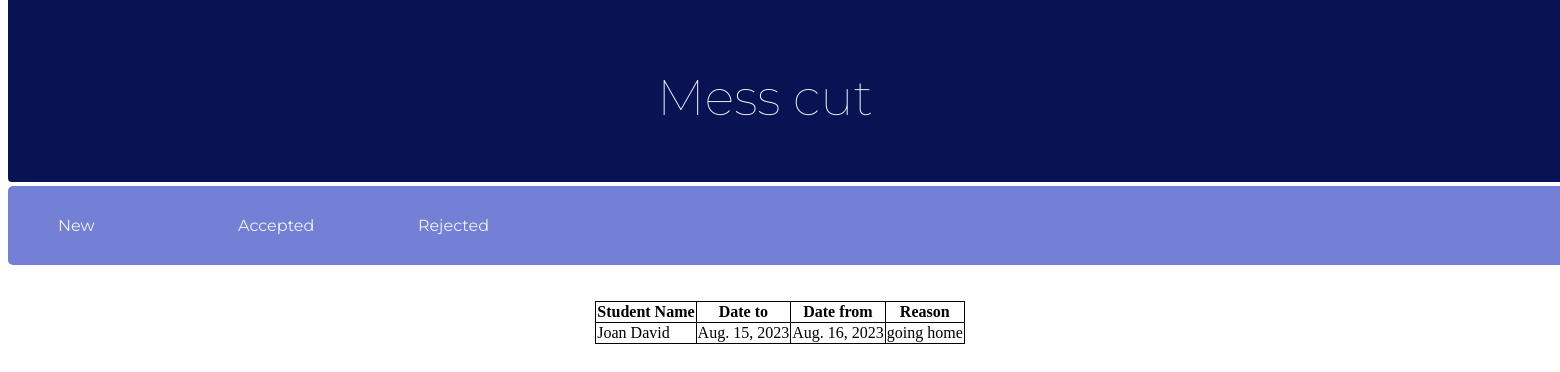
Screenshot of /vmess_cut/vnewmessreq/maccepted with the database file from the repository.
### app6/models.py (models this page shows)
class Messcut(models.Model):
    option=(
        ('1','accepted'),
        ('0','rejected'),
       )
    fname = models.CharField(max_length=25)
    lname = models.CharField(max_length=25)
    stud_id=models.CharField(max_length=10,null=False,blank=False)
    date_from=models.DateField(null=True)
    date_to=models.DateField(null=True)
    reason=models.CharField(max_length=200)
    status=models.CharField(max_length=10)
    warden_approve=models.CharField(max_length=3,choices=option)
    users=models.ForeignKey(Student,on_delete=models.CASCADE)

### app6/views.py (the view)
# urls.py: path('vmess_cut/vnewmessreq/maccepted',views.maccepted),
def maccepted(request):
    new=Messcut.objects.filter(warden_approve='1').all()
    dic1={'mnew':new}
    return render(request,'messaccept.html',dic1)

### app6/templates/messaccept.html (shortened to what this page needs)
<!DOCTYPE html>
<html lang="en">
<head>
</head>
<body>
    <div class="main">
         <p>Mess cut</p>
    </div>
    <nav>
        <ul>
            <li><a href="newmessreq">New</a></li>
            <li><a href="maccepted">Accepted</a></li>
            <li><a href="mrejected">Rejected</a></li>
        </ul>
    </nav>
    <br>
    <br>
    <table  class="center">
        <tr>
            <th>Student Name</th>
            <th>Date to</th>
            <th>Date from</th>
            <th>Reason</th>
        </tr>
        {% for i in mnew %}
        <tr>
            <td>{{i.fname}} {{i.lname}}</td>
            <td>{{i.date_from}}</td>
            <td>{{i.date_to}}</td>
            <td>{{i.reason}}</td>
        </tr>
        {% endfor %}
   </table>
</body>
</html>

### app6/templates/messaccept.html (style rules this page uses)
.main { width:100%; height:100px; background-color: #091353; border-radius:4px; margin-top:-40px; color:aliceblue ; padding:57px; font-size: 20px; bottom:500px; font-family: 'Montserrat', sans-serif; }
p { color:aliceblue ; font-size: 50px; font-weight:100; position: absolute; top:0px; left: 640px; padding:17px; font-family: 'Montserrat', sans-serif; }
nav { width:102rem; height:20%; background-color:#7380d5; margin-top: 4px; overflow:auto; border-radius: 5px; }
ul { padding:0; margin:0 0 0 15px; list-style: none; }
li { float:left; padding: 10px; }
nav a { width:110px; height:10%; display:block; padding:20px 25px; text-decoration:none; font-family:'Montserrat', sans-serif; color:rgb(242, 242, 246); align-items: center; }
.center { margin-left: auto; margin-right: auto; }
table, th, td { border: 1px solid black; border-collapse: collapse; }

### rows the page displays
Messcut: fname "Joan", lname "David", date_from "Aug. 15, 2023", date_to "Aug. 16, 2023", reason "going home"
